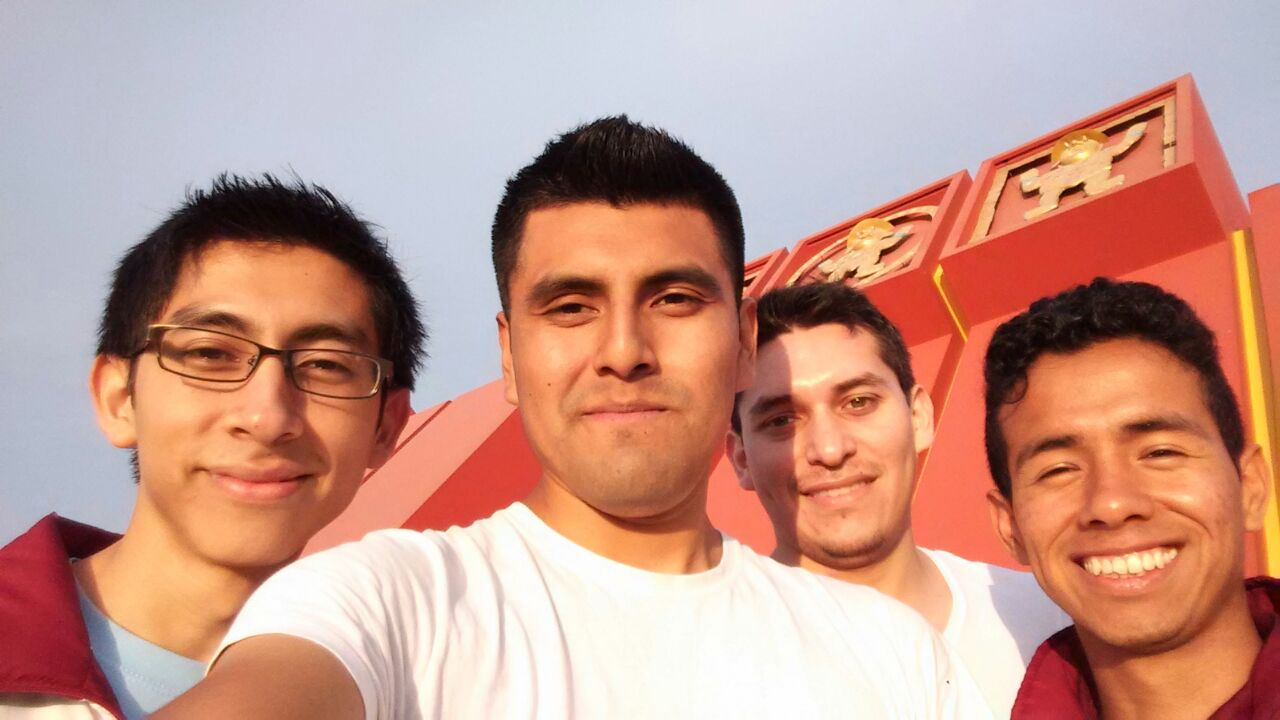
#> input picture inputTeam.jpg, 1280 x 720 px
$ jupyter execute EditImagen.ipynb
#> lines starting #> are read from the running program, lines starting #| are printed output that depends on the picture
# Editar Imagenes con OPENCV
Las librerias necesarias serán:

[cell 1]
import cv2
import matplotlib.pyplot as plt
import matplotlib.image as mpimg

## 1. Leer una imagen y guardarla

[cell 2]
# Leer la imagen
imagen = cv2.imread("inputTeam.jpg")
#> imagen is the input picture: shape (720, 1280, 3); mean B, G, R 139.1, 152.1, 197.8
# Cambiar de color en un lugar
imagen[:200, :300] = (255, 255, 0)
# Guardar la imagen
cv2.imwrite("outputTeam.jpg", imagen)
#> Out = True

## 2. Dibujar figuras en la imagen

[cell 3]
imagen = cv2.imread("inputTeam.jpg")
# Dibujar una línea
cv2.line(imagen, (0, 0), (500, 500), (255, 0 , 0), 5)
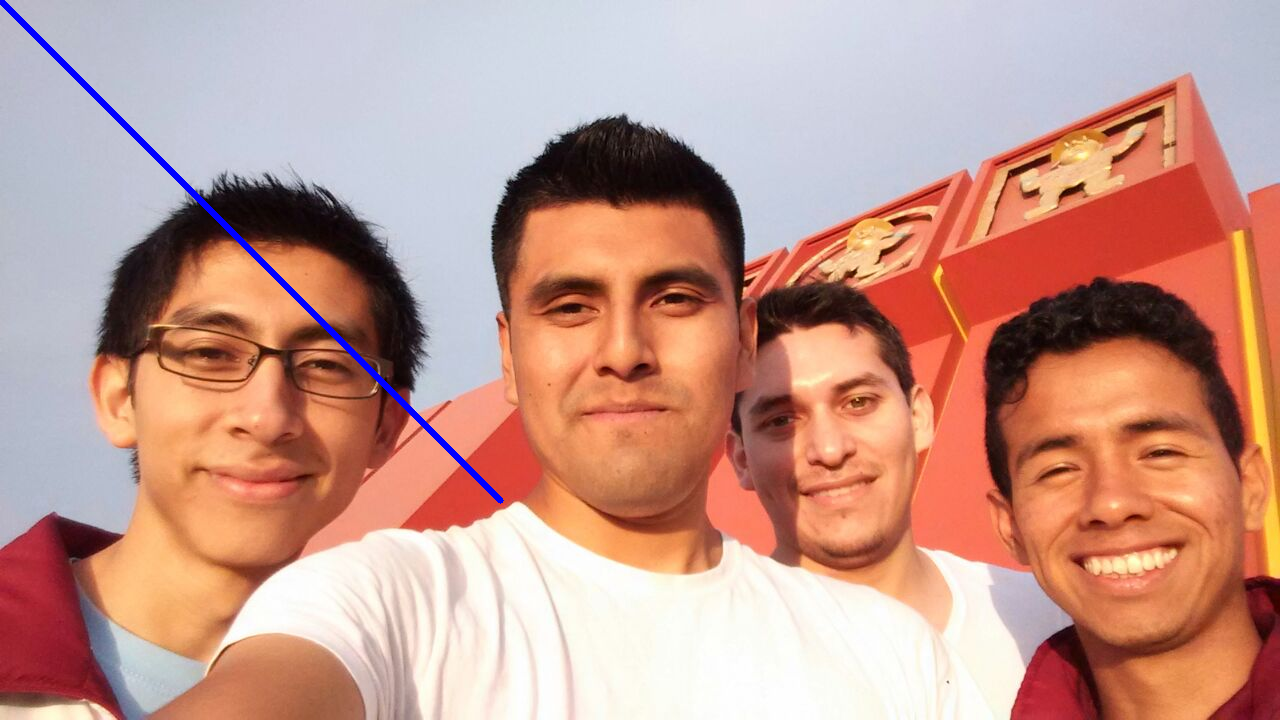
#> imagen: shape (720, 1280, 3); mean B, G, R 139.8, 151.5, 196.9
# Dibujar un rectángulo
# Dibujar un circulo
# Guargar la imagen
cv2.imwrite("output_2.jpg", imagen)
#> Out = True

## Visualizar la imagen editada

[cell 4]
img = mpimg.imread("output_2.jpg")
plt.imshow(img)
